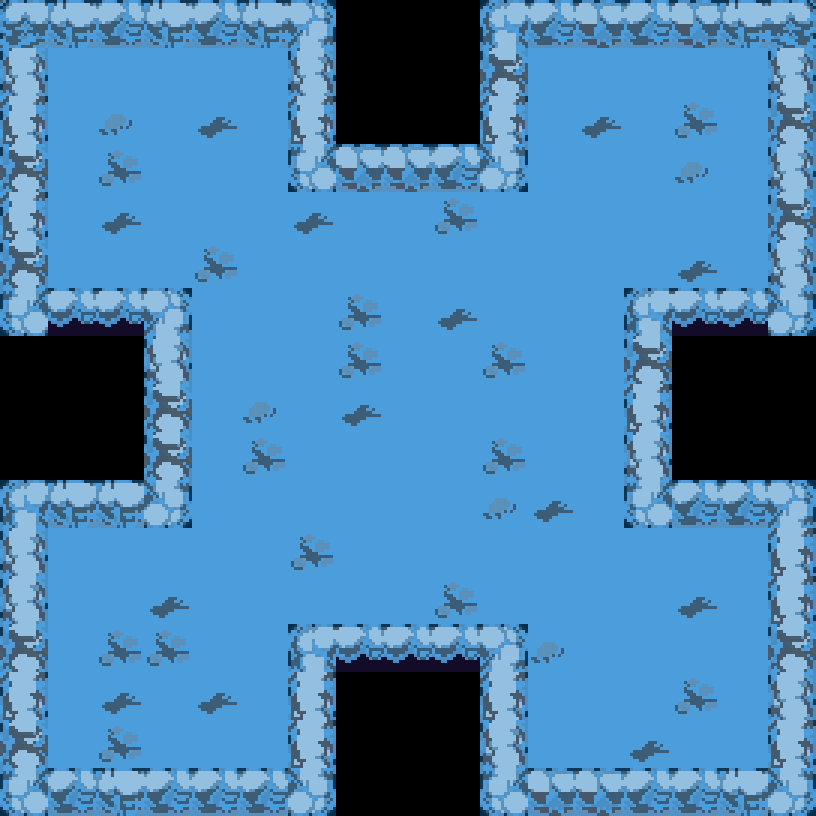

Below is a game level as drawn by its tile map, then a one-line description and the .tmx file that defines it, in full:
An orthogonal 17x17 tile map with 48x48 px tiles, 1 tile layer (Tile Layer 1).

<map version="1.0" tiledversion="1.1.2" orientation="orthogonal" renderorder="right-down" width="17" height="17" tilewidth="48" tileheight="48" infinite="0" nextobjectid="1">
 <tileset firstgid="1" name="dungeon_lvl3_tiles" tilewidth="48" tileheight="48" tilecount="32" columns="4">
  <image source="../dungeons_tilesets/dungeon_lvl3_tiles.png" width="192" height="384" />
 </tileset>
 <layer name="Tile Layer 1" width="17" height="17">
  <data encoding="csv">
23,7,6,7,6,7,26,0,0,0,25,6,5,6,5,7,24,
1,18,18,18,18,18,1,0,0,0,2,18,18,18,18,18,1,
3,18,20,18,17,18,3,0,0,0,3,18,17,18,19,18,2,
2,18,19,18,18,18,27,5,5,6,28,18,18,18,20,18,1,
3,18,17,18,18,18,17,18,18,19,18,18,18,18,18,18,2,
2,18,18,18,19,18,18,18,18,18,18,18,18,18,17,18,1,
27,9,9,26,18,18,18,19,18,17,18,18,18,25,9,9,28,
0,0,0,1,18,18,18,19,18,18,19,18,18,2,0,0,0,
0,0,0,2,18,20,18,17,18,18,18,18,18,3,0,0,0,
0,0,0,2,18,19,18,18,18,18,19,18,18,1,0,0,0,
25,7,7,28,18,18,18,18,18,18,20,17,18,27,6,6,26,
1,18,18,18,18,18,19,18,18,18,18,18,18,18,18,18,3,
1,18,18,17,18,18,18,18,18,19,18,18,18,18,17,18,3,
2,18,19,19,18,18,25,9,9,9,26,20,18,18,18,18,2,
3,18,17,18,17,18,3,0,0,0,3,18,18,18,19,18,1,
2,18,19,18,18,18,3,0,0,0,1,18,18,17,18,18,3,
27,6,7,6,6,6,28,0,0,0,27,5,5,6,6,7,28
</data>
 </layer>
</map>
